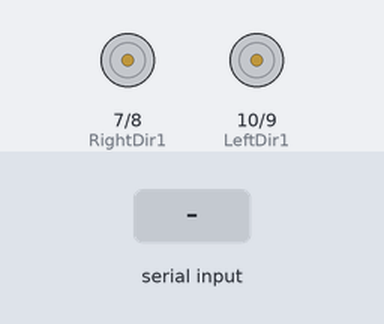
Recording of a sketch running on a simulated Arduino Uno, built with avr-gcc and run on an emulated ATmega328P. On the bench: motor-driver pin pairs drawn as motors (green arrow = first pin HIGH = forward, orange = second pin HIGH = backward, longer = more drive, scaled by the enable pin). The inputs (shaded band) are chosen by the test bench.

Above: at 1.2 s.
1.3 s: "L" received over Serial
At 1.6 s:
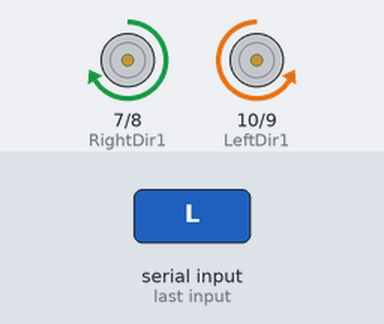
2.8 s: "F" received over Serial
At 4.0 s:
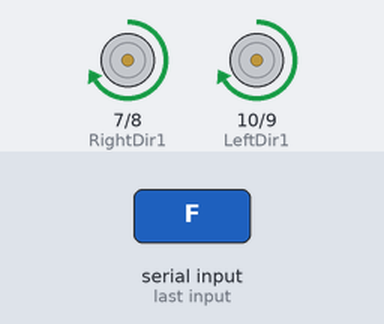
4.3 s: "R" received over Serial
At 5.1 s:
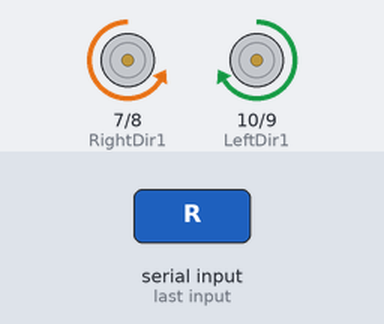
Timing chart, 0 to 7.3 s (numbered marks = the images above; inputs shaded):
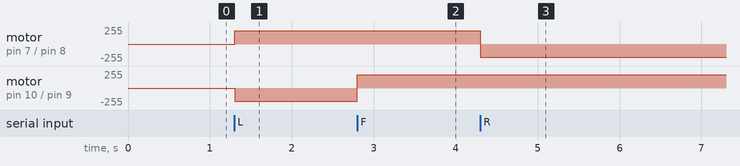

The sketch:

arduino_motor_control.ino
```cpp
int LeftSpeedPin=11;
int RightSpeedPin=6;
int LeftDir1=10;
int LeftDir2=9;
int RightDir1=7;
int RightDir2=8;
void setup(){
  pinMode(LeftDir1,OUTPUT);
  pinMode(LeftDir2,OUTPUT);
  pinMode(RightDir1,OUTPUT);
  pinMode(RightDir2,OUTPUT);
  pinMode(LeftSpeedPin,OUTPUT);
  pinMode(RightSpeedPin,OUTPUT);
  Serial.begin(9600);
  analogWrite(LeftSpeedPin,200);
  analogWrite(RightSpeedPin,200);
}
void loop(){

  while(Serial.available()>0){
   char cmd=Serial.read();
    if(cmd=='L'){
      //left wheel stops right wheel turns
      digitalWrite(LeftDir1,LOW);
      digitalWrite(LeftDir2,HIGH);
      digitalWrite(RightDir1,HIGH);
      digitalWrite(RightDir2,LOW);
    }
    if(cmd=='F'){
      //move forward
      digitalWrite(LeftDir1,HIGH);
      digitalWrite(LeftDir2,LOW);
      digitalWrite(RightDir1,HIGH);
      digitalWrite(RightDir2,LOW);
    }
    if(cmd=='R'){
      //right wheel stops left wheel turns
      digitalWrite(LeftDir1,HIGH);
      digitalWrite(LeftDir2,LOW);
      digitalWrite(RightDir1,LOW);
      digitalWrite(RightDir2,HIGH);
    }
  }

}
```

Measured:
- after the input at 1.3 s, motor on pin 7 (RightDir1) / pin 8 (RightDir2): stopped → forward 200/255 at once; motor on pin 10 (LeftDir1) / pin 9 (LeftDir2): stopped → backward 200/255 at once
- after the input at 2.8 s, motor on pin 10 (LeftDir1) / pin 9 (LeftDir2): backward 200/255 → forward 200/255 at once
- after the input at 4.3 s, motor on pin 7 (RightDir1) / pin 8 (RightDir2): forward 200/255 → backward 200/255 at once
